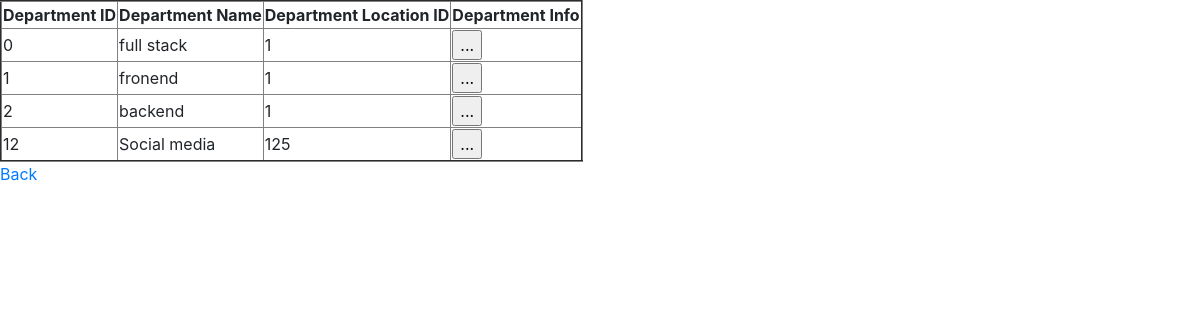
Screenshot of /departmentslist with the database file from the repository.
### tables this page shows
CREATE TABLE "departments" (
	"department_id"	INTEGER NOT NULL PRIMARY KEY AUTOINCREMENT UNIQUE,
	"department_name"	TEXT,
	"location_id"	INTEGER
);

### masterproject.py (the view)
@app.route("/departmentslist")
def departmentslist():
     try:
         with sql.connect("Org.db") as con:
             cur = con.cursor()
             cur.execute("select * from departments")
             rows = cur.fetchall()
             print(rows)
             return render_template("departments_list.html",data=rows)
     except:
         print("Something Wrong Happened")

### templates/departments_list.html (shortened to what this page needs)
<!DOCTYPE html>
<html lang="en">
  <head>
    <link rel="stylesheet" href="https://stackpath.bootstrapcdn.com/bootstrap/4.4.1/css/bootstrap.min.css">
  </head>
  <body>
    <table border="2">
      <tr>
        <th>Department ID</th>
        <th>Department Name</th>
        <th>Department Location ID</th>
        <th>Department Info</th>
      </tr>
      {% for i in data %}
      <tr>
        <td>{{i[0]}}</td>
        <td>{{i[1]}}</td>
        <td>{{i[2]}}</td>
        <td>
          <form action="/viewEmployees" method="POST">
            <input type="submit" value="..." />
          </form>
        </td>
      </tr>
      {% endfor %}
    </table>
    <p><a href="/home">Back</a></p>
  </body>
</html>

### rows the page displays
departments: department_id "0", department_name "full stack", location "1"
departments: department_id "1", department_name "fronend", location "1"
departments: department_id "2", department_name "backend", location "1"
departments: department_id "12", department_name "Social media", location "125"
